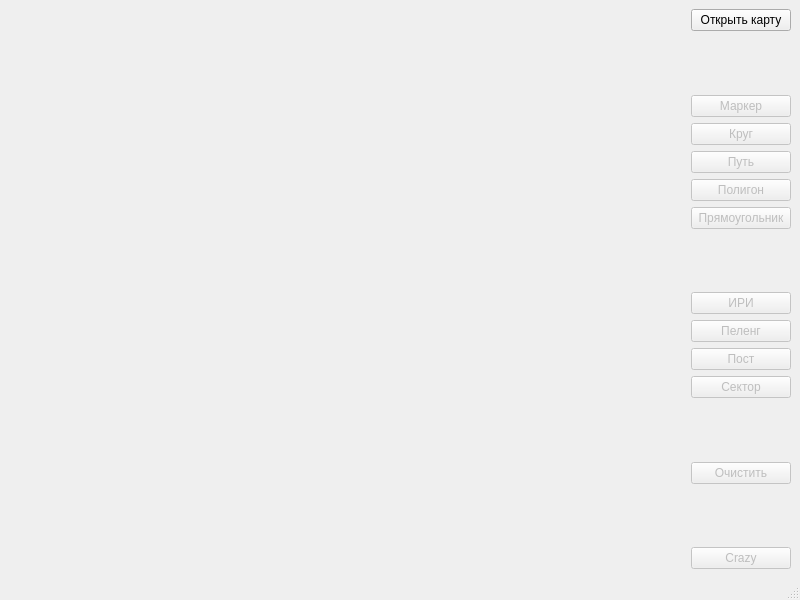
<?xml version="1.0" encoding="UTF-8"?>
<ui version="4.0">
 <class>TacticMapWindow</class>
 <widget class="QMainWindow" name="TacticMapWindow">
  <property name="geometry">
   <rect>
    <x>0</x>
    <y>0</y>
    <width>800</width>
    <height>600</height>
   </rect>
  </property>
  <property name="windowTitle">
   <string>MainWindow</string>
  </property>
  <widget class="QWidget" name="centralwidget">
   <property name="sizePolicy">
    <sizepolicy hsizetype="Preferred" vsizetype="Preferred">
     <horstretch>0</horstretch>
     <verstretch>0</verstretch>
    </sizepolicy>
   </property>
   <layout class="QHBoxLayout" name="horizontalLayout_2">
    <item>
     <widget class="PwGisWidget" name="pwgiswidget" native="true">
      <property name="sizePolicy">
       <sizepolicy hsizetype="Expanding" vsizetype="Expanding">
        <horstretch>0</horstretch>
        <verstretch>0</verstretch>
       </sizepolicy>
      </property>
     </widget>
    </item>
    <item>
     <layout class="QVBoxLayout" name="verticalLayout">
      <item>
       <widget class="QPushButton" name="btnOpenMap">
        <property name="minimumSize">
         <size>
          <width>100</width>
          <height>0</height>
         </size>
        </property>
        <property name="text">
         <string>Открыть карту</string>
        </property>
       </widget>
      </item>
      <item>
       <spacer name="verticalSpacer_4">
        <property name="orientation">
         <enum>Qt::Vertical</enum>
        </property>
        <property name="sizeHint" stdset="0">
         <size>
          <width>20</width>
          <height>40</height>
         </size>
        </property>
       </spacer>
      </item>
      <item>
       <widget class="QPushButton" name="btnAddMarker">
        <property name="enabled">
         <bool>false</bool>
        </property>
        <property name="text">
         <string>Маркер</string>
        </property>
       </widget>
      </item>
      <item>
       <widget class="QPushButton" name="btnAddCircle">
        <property name="enabled">
         <bool>false</bool>
        </property>
        <property name="text">
         <string>Круг</string>
        </property>
       </widget>
      </item>
      <item>
       <widget class="QPushButton" name="btnAddPath">
        <property name="enabled">
         <bool>false</bool>
        </property>
        <property name="text">
         <string>Путь</string>
        </property>
       </widget>
      </item>
      <item>
       <widget class="QPushButton" name="btnAddPolygon">
        <property name="enabled">
         <bool>false</bool>
        </property>
        <property name="text">
         <string>Полигон</string>
        </property>
       </widget>
      </item>
      <item>
       <widget class="QPushButton" name="btnRect">
        <property name="enabled">
         <bool>false</bool>
        </property>
        <property name="text">
         <string>Прямоугольник</string>
        </property>
       </widget>
      </item>
      <item>
       <spacer name="verticalSpacer_3">
        <property name="orientation">
         <enum>Qt::Vertical</enum>
        </property>
        <property name="sizeHint" stdset="0">
         <size>
          <width>20</width>
          <height>40</height>
         </size>
        </property>
       </spacer>
      </item>
      <item>
       <widget class="QPushButton" name="btnAddSource">
        <property name="enabled">
         <bool>false</bool>
        </property>
        <property name="text">
         <string>ИРИ</string>
        </property>
       </widget>
      </item>
      <item>
       <widget class="QPushButton" name="btnAddBearing">
        <property name="enabled">
         <bool>false</bool>
        </property>
        <property name="text">
         <string>Пеленг</string>
        </property>
       </widget>
      </item>
      <item>
       <widget class="QPushButton" name="btnAddPost">
        <property name="enabled">
         <bool>false</bool>
        </property>
        <property name="text">
         <string>Пост</string>
        </property>
       </widget>
      </item>
      <item>
       <widget class="QPushButton" name="btnAddSlice">
        <property name="enabled">
         <bool>false</bool>
        </property>
        <property name="text">
         <string>Сектор</string>
        </property>
       </widget>
      </item>
      <item>
       <spacer name="verticalSpacer_2">
        <property name="orientation">
         <enum>Qt::Vertical</enum>
        </property>
        <property name="sizeHint" stdset="0">
         <size>
          <width>20</width>
          <height>40</height>
         </size>
        </property>
       </spacer>
      </item>
      <item>
       <widget class="QPushButton" name="btnClear">
        <property name="enabled">
         <bool>false</bool>
        </property>
        <property name="text">
         <string>Очистить</string>
        </property>
       </widget>
      </item>
      <item>
       <spacer name="verticalSpacer">
        <property name="orientation">
         <enum>Qt::Vertical</enum>
        </property>
        <property name="sizeHint" stdset="0">
         <size>
          <width>20</width>
          <height>40</height>
         </size>
        </property>
       </spacer>
      </item>
      <item>
       <widget class="QPushButton" name="btnCrazy">
        <property name="enabled">
         <bool>false</bool>
        </property>
        <property name="text">
         <string>Crazy</string>
        </property>
       </widget>
      </item>
     </layout>
    </item>
   </layout>
  </widget>
  <widget class="QMenuBar" name="menubar">
   <property name="geometry">
    <rect>
     <x>0</x>
     <y>0</y>
     <width>800</width>
     <height>21</height>
    </rect>
   </property>
  </widget>
  <widget class="QStatusBar" name="statusbar"/>
 </widget>
 <customwidgets>
  <customwidget>
   <class>PwGisWidget</class>
   <extends>QWidget</extends>
   <header location="global">PwGis/pwgiswidget.h</header>
   <container>1</container>
  </customwidget>
 </customwidgets>
 <resources/>
 <connections/>
</ui>
